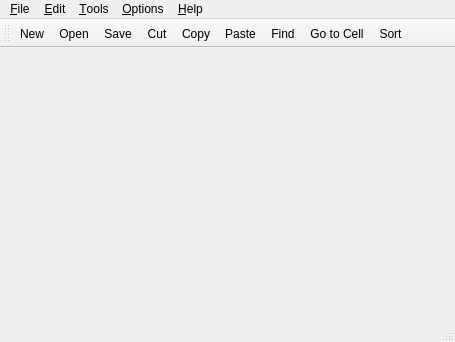
<?xml version="1.0" encoding="UTF-8"?>
<ui version="4.0">
 <class>Table</class>
 <widget class="QMainWindow" name="Table">
  <property name="geometry">
   <rect>
    <x>0</x>
    <y>0</y>
    <width>455</width>
    <height>342</height>
   </rect>
  </property>
  <property name="windowTitle">
   <string>Electronic Table</string>
  </property>
  <property name="windowIcon">
   <iconset>
    <normaloff>:/images/icon.png</normaloff>:/images/icon.png</iconset>
  </property>
  <widget class="QMenu" name="menuSelect">
   <property name="title">
    <string>Select</string>
   </property>
   <addaction name="actionRow"/>
   <addaction name="actionColumn"/>
   <addaction name="actionAll"/>
  </widget>
  <widget class="QMenuBar" name="menubar">
   <property name="geometry">
    <rect>
     <x>0</x>
     <y>0</y>
     <width>455</width>
     <height>23</height>
    </rect>
   </property>
   <widget class="QMenu" name="menuFile">
    <property name="title">
     <string>&amp;File</string>
    </property>
    <addaction name="actionNew"/>
    <addaction name="actionOpen"/>
    <addaction name="actionSave"/>
    <addaction name="actionSave_As"/>
    <addaction name="separator"/>
    <addaction name="actionExit"/>
   </widget>
   <widget class="QMenu" name="menuEdit">
    <property name="title">
     <string>&amp;Edit</string>
    </property>
    <addaction name="actionCut"/>
    <addaction name="actionCopy"/>
    <addaction name="actionPaste"/>
    <addaction name="actionDelete"/>
    <addaction name="separator"/>
    <addaction name="actionFind"/>
    <addaction name="actionGo_to_Cell"/>
   </widget>
   <widget class="QMenu" name="menuTools">
    <property name="title">
     <string>&amp;Tools</string>
    </property>
    <addaction name="actionRecalculate"/>
    <addaction name="actionSort"/>
   </widget>
   <widget class="QMenu" name="menuOptions">
    <property name="title">
     <string>&amp;Options</string>
    </property>
    <addaction name="actionShow_Grid"/>
    <addaction name="actionAuto_recalculate"/>
   </widget>
   <widget class="QMenu" name="menuHelp">
    <property name="title">
     <string>&amp;Help</string>
    </property>
    <addaction name="actionAbout"/>
    <addaction name="actionAbout_Qt"/>
   </widget>
   <addaction name="menuFile"/>
   <addaction name="menuEdit"/>
   <addaction name="menuTools"/>
   <addaction name="menuOptions"/>
   <addaction name="menuHelp"/>
  </widget>
  <widget class="QToolBar" name="mainToolBar">
   <property name="windowTitle">
    <string>Main Toolbar</string>
   </property>
   <attribute name="toolBarArea">
    <enum>TopToolBarArea</enum>
   </attribute>
   <attribute name="toolBarBreak">
    <bool>false</bool>
   </attribute>
   <addaction name="actionNew"/>
   <addaction name="actionOpen"/>
   <addaction name="actionSave"/>
   <addaction name="actionCut"/>
   <addaction name="actionCopy"/>
   <addaction name="actionPaste"/>
   <addaction name="actionFind"/>
   <addaction name="actionGo_to_Cell"/>
   <addaction name="actionSort"/>
  </widget>
  <widget class="QStatusBar" name="statusbar"/>
  <action name="actionNew">
   <property name="icon">
    <iconset>
     <normaloff>:/images/new.png</normaloff>:/images/new.png</iconset>
   </property>
   <property name="text">
    <string>&amp;New</string>
   </property>
   <property name="statusTip">
    <string>Create a new file</string>
   </property>
   <property name="shortcut">
    <string>Ctrl+N</string>
   </property>
  </action>
  <action name="actionOpen">
   <property name="icon">
    <iconset>
     <normaloff>:/images/open.png</normaloff>:/images/open.png</iconset>
   </property>
   <property name="text">
    <string>&amp;Open</string>
   </property>
   <property name="statusTip">
    <string>Open file</string>
   </property>
   <property name="shortcut">
    <string>Ctrl+O</string>
   </property>
  </action>
  <action name="actionSave">
   <property name="icon">
    <iconset>
     <normaloff>:/images/save.png</normaloff>:/images/save.png</iconset>
   </property>
   <property name="text">
    <string>&amp;Save</string>
   </property>
   <property name="statusTip">
    <string>Save file</string>
   </property>
   <property name="shortcut">
    <string>Ctrl+S</string>
   </property>
  </action>
  <action name="actionSave_As">
   <property name="text">
    <string>Save As</string>
   </property>
  </action>
  <action name="actionExit">
   <property name="text">
    <string>&amp;Exit</string>
   </property>
   <property name="statusTip">
    <string>Close app</string>
   </property>
   <property name="shortcut">
    <string>Ctrl+Q</string>
   </property>
  </action>
  <action name="actionCut">
   <property name="icon">
    <iconset>
     <normaloff>:/images/cut.png</normaloff>:/images/cut.png</iconset>
   </property>
   <property name="text">
    <string>Cut</string>
   </property>
   <property name="statusTip">
    <string>Cut</string>
   </property>
   <property name="shortcut">
    <string>Ctrl+X</string>
   </property>
  </action>
  <action name="actionCopy">
   <property name="icon">
    <iconset>
     <normaloff>:/images/copy.png</normaloff>:/images/copy.png</iconset>
   </property>
   <property name="text">
    <string>&amp;Copy</string>
   </property>
   <property name="statusTip">
    <string>Copy</string>
   </property>
   <property name="shortcut">
    <string>Ctrl+C</string>
   </property>
  </action>
  <action name="actionPaste">
   <property name="icon">
    <iconset>
     <normaloff>:/images/paste.png</normaloff>:/images/paste.png</iconset>
   </property>
   <property name="text">
    <string>&amp;Paste</string>
   </property>
   <property name="statusTip">
    <string>Paste</string>
   </property>
   <property name="shortcut">
    <string>Ctrl+V</string>
   </property>
  </action>
  <action name="actionDelete">
   <property name="text">
    <string>&amp;Delete</string>
   </property>
   <property name="statusTip">
    <string>Delete</string>
   </property>
   <property name="shortcut">
    <string>Del</string>
   </property>
  </action>
  <action name="actionFind">
   <property name="icon">
    <iconset>
     <normaloff>:/images/find.png</normaloff>:/images/find.png</iconset>
   </property>
   <property name="text">
    <string>&amp;Find</string>
   </property>
   <property name="statusTip">
    <string>find</string>
   </property>
   <property name="shortcut">
    <string>Ctrl+F</string>
   </property>
  </action>
  <action name="actionGo_to_Cell">
   <property name="icon">
    <iconset>
     <normaloff>:/images/gotocell.png</normaloff>:/images/gotocell.png</iconset>
   </property>
   <property name="text">
    <string>Go to Cell</string>
   </property>
   <property name="statusTip">
    <string>Go to cell</string>
   </property>
   <property name="shortcut">
    <string>F5</string>
   </property>
  </action>
  <action name="actionRow">
   <property name="text">
    <string>Row</string>
   </property>
  </action>
  <action name="actionColumn">
   <property name="text">
    <string>Column</string>
   </property>
  </action>
  <action name="actionAll">
   <property name="text">
    <string>All</string>
   </property>
   <property name="shortcut">
    <string>Ctrl+A</string>
   </property>
  </action>
  <action name="actionRecalculate">
   <property name="text">
    <string>Recalculate</string>
   </property>
   <property name="shortcut">
    <string>F9</string>
   </property>
  </action>
  <action name="actionSort">
   <property name="icon">
    <iconset>
     <normaloff>:/images/sort.png</normaloff>:/images/sort.png</iconset>
   </property>
   <property name="text">
    <string>Sort</string>
   </property>
  </action>
  <action name="actionShow_Grid">
   <property name="checkable">
    <bool>true</bool>
   </property>
   <property name="text">
    <string>Show Grid</string>
   </property>
  </action>
  <action name="actionAuto_recalculate">
   <property name="checkable">
    <bool>true</bool>
   </property>
   <property name="text">
    <string>Auto-recalculate</string>
   </property>
  </action>
  <action name="actionAbout">
   <property name="text">
    <string>About</string>
   </property>
  </action>
  <action name="actionAbout_Qt">
   <property name="text">
    <string>About Qt</string>
   </property>
  </action>
 </widget>
 <resources/>
 <connections/>
</ui>
